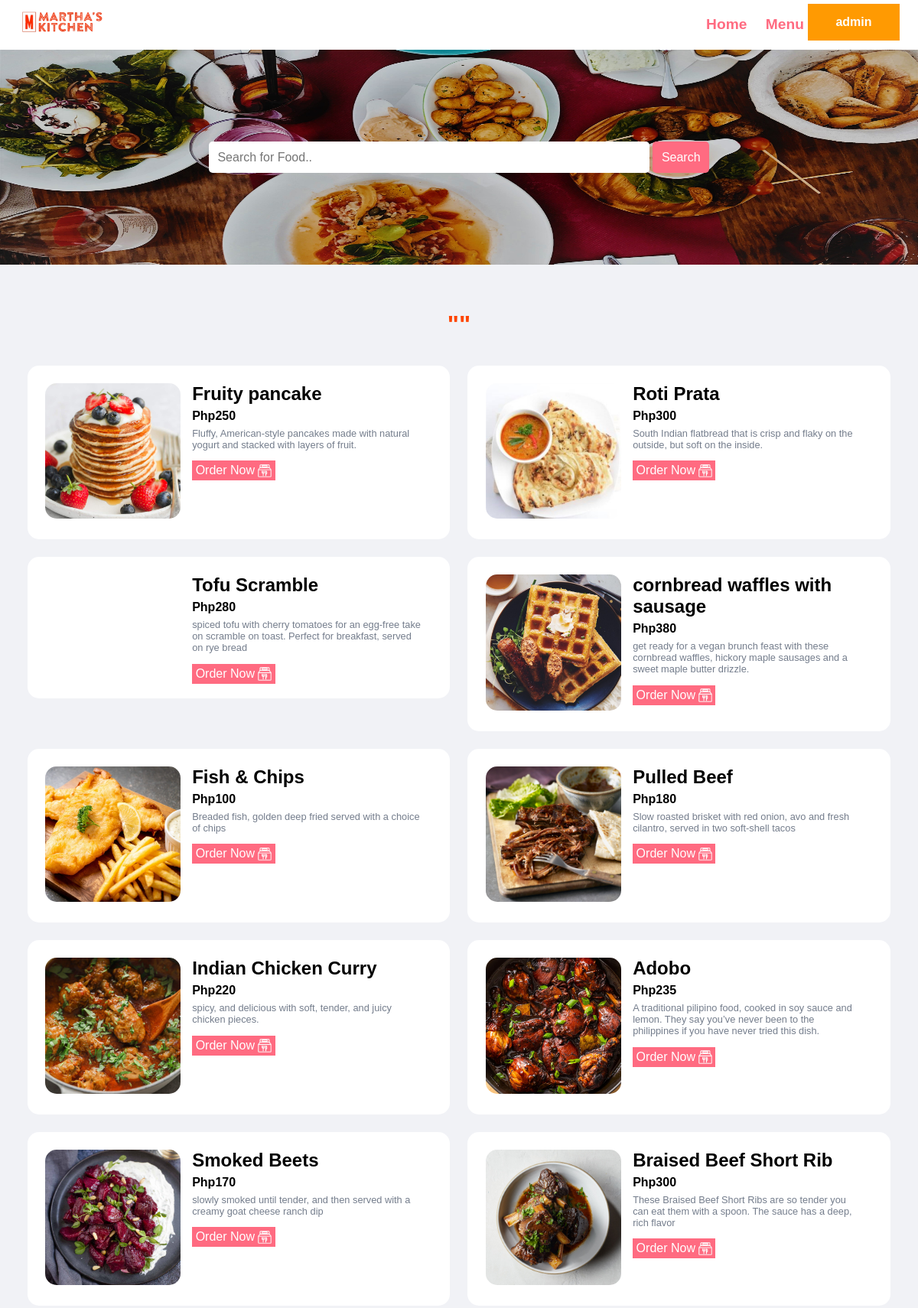
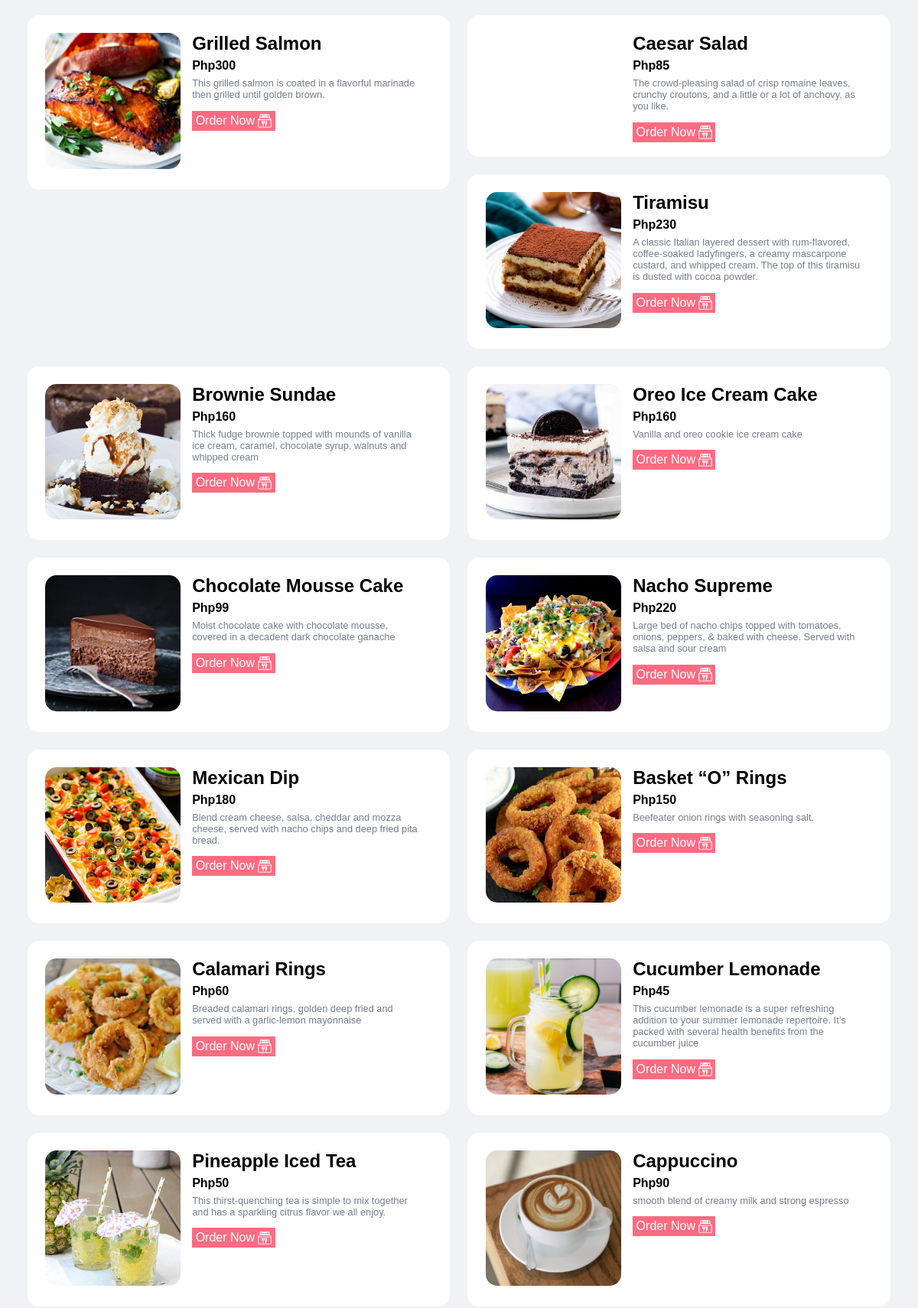
/FRONT/food-search.php (signed in, upper part), run on the app's committed database (2 pictures, top to bottom).
### tables this page shows
CREATE TABLE `tbl_menu` (
  `item_id` int(11) UNSIGNED NOT NULL,
  `food_category` varchar(50) NOT NULL,
  `category_id` int(11) NOT NULL,
  `food_category_id` int(11) NOT NULL,
  `food_name` varchar(50) NOT NULL,
  `food_image` varchar(50) NOT NULL,
  `description` text NOT NULL,
  `price` int(11) NOT NULL,
  `featured` varchar(11) NOT NULL,
  `active` varchar(11) NOT NULL
);

### FRONT/food-search.php (the view, shortened to what this page needs)
<?php include('subfiles/header.php'); ?>
<?php include('search-section.php'); ?>
    <section class="food-menu">
        <div class="container">
            <?php
                $search = mysqli_real_escape_string($conn, $_POST['search']);
            ?>
            <h2 class="text-center">"<?php echo $search; ?>"</a></h2>
            <?php
                $sql = "SELECT * FROM tbl_menu WHERE food_name LIKE '%$search%' OR description LIKE '%$search%' OR price LIKE '%$search%' OR food_category LIKE '%$search%'";
                $res = mysqli_query($conn, $sql);
                $count = mysqli_num_rows($res);
                if($count>0)
                {
                    while($row=mysqli_fetch_assoc($res))
                    {
                        $id = $row['item_id'];
                        $food_name = $row['food_name'];
                        $price = $row['price'];
                        $description = $row['description'];
                        $food_image = $row['food_image'];
                        ?>
                        <div class="food-menu-box">
                            <div class="food-menu-img">
                                <?php
                                    if($food_image=="")
                                    {
                                        echo "<div class='error'>Image not Available.</div>";
                                    }
                                    else
                                    {
                                        ?>
                                        <img src="<?php echo SITEURL; ?>subfiles/images/<?php echo $food_image; ?>" alt="" class="img-responsive img-curve">
                                        <?php
                                    }
                                ?>
                            </div>
                            <div class="food-menu-desc">
                                <h3><?php echo $food_name; ?></h3>
                                <p class="food-price">Php<?php echo $price; ?></p>
                                <p class="food-detail">
                                    <?php echo $description; ?>
                                </p><br>
                                <a href="<?php echo SITEURL; ?>btn-order-now.php?item_id=<?php echo $id; ?>" class="cart-btn btn-primary">Order Now <img class="fab-icon" src="subfiles/images/order-now.png" ></a>
                            </div>
                        </div>
                        <?php
                    }
                }
                else
                {
                    echo "<div class='error'>Searched Food 'NOT FOUND'</div>";
                }
            ?>
        </div>
    </section>
<?php include('subfiles/footer.php'); ?>

### FRONT/subfiles/css/style.css (style rules this page uses)
* { margin: 0 0; font-family: Arial, Helvetica, sans-serif; }
.container { width: 96%; margin: 0 auto; padding: 1%; }
.img-responsive { width: 100%; }
.img-curve { border-radius: 15px; }
.text-center { text-align: center; }
a { color: #ff6b81; text-decoration: none; }
.btn-primary { background-color: #ff6b81; color: white; cursor: pointer; }
h2 { color: #2f3542; font-size: 2rem; margin-bottom: 2%; }
h3 { font-size: 1.5rem; }
.food-menu { background: #f1f2f6; padding: 4% 0; }
.food-menu-box { width: 44%; margin: 1%; padding: 2%; float: left; background-color: white; border-radius: 15px; }
.food-menu-img { width: 35%; float: left; }
.food-menu-desc { width: 59%; float: left; margin-left: 3%; }
.food-price { font-size: 1rem; font-weight: bold; margin: 2% 0; }
.food-detail { font-size: .8rem; color: #747d8c; }
.cart-btn { padding: 1.5%; border: none; font-size: 1rem; border-radius: 0px; }
.fab-icon { height: 1.1rem; margin-bottom: -3.5px; }
h2.text-center { color: #ff4500; }

### data on the page
tbl_menu: food_image (picture), food_name "Fruity pancake", price "250", description "Fluffy, American-style pancakes made with natural yogurt and stacked with layers of fruit."
tbl_menu: food_image (picture), food_name "Roti Prata", price "300", description "South Indian flatbread that is crisp and flaky on the outside, but soft on the inside."
tbl_menu: food_name "Tofu Scramble", price "280", description "spiced tofu with cherry tomatoes for an egg-free take on scramble on toast. Perfect for breakfast, served on rye bread"
tbl_menu: food_image (picture), food_name "cornbread waffles with sausage", price "380", description "get ready for a vegan brunch feast with these cornbread waffles, hickory maple sausages and a sweet maple butter drizzle."
tbl_menu: food_image (picture), food_name "Fish & Chips", price "100", description "Breaded fish, golden deep fried served with a choice of chips"
tbl_menu: food_image (picture), food_name "Pulled Beef", price "180", description "Slow roasted brisket with red onion, avo and fresh cilantro, served in two soft-shell tacos"
tbl_menu: food_image (picture), food_name "Indian Chicken Curry", price "220", description "spicy, and delicious with soft, tender, and juicy chicken pieces."
tbl_menu: food_image (picture), food_name "Adobo", price "235", description "A traditional pilipino food, cooked in soy sauce and lemon. They say you’ve never been to the philippines if you have never tried this dish."
tbl_menu: food_image (picture), food_name "Smoked Beets", price "170", description "slowly smoked until tender, and then served with a creamy goat cheese ranch dip"
tbl_menu: food_image (picture), food_name "Braised Beef Short Rib", price "300", description "These Braised Beef Short Ribs are so tender you can eat them with a spoon. The sauce has a deep, rich flavor"
tbl_menu: food_image (picture), food_name "Grilled Salmon", price "300", description "This grilled salmon is coated in a flavorful marinade then grilled until golden brown."
tbl_menu: food_name "Caesar Salad", price "85", description "The crowd-pleasing salad of crisp romaine leaves, crunchy croutons, and a little or a lot of anchovy, as you like."
tbl_menu: food_image (picture), food_name "Tiramisu", price "230", description "A classic Italian layered dessert with rum-flavored, coffee-soaked ladyfingers, a creamy mascarpone custard, and whipped cream. The top of this tiramisu is dusted with cocoa powder."
tbl_menu: food_image (picture), food_name "Brownie Sundae", price "160", description "Thick fudge brownie topped with mounds of vanilla ice cream, caramel, chocolate syrup, walnuts and whipped cream"
tbl_menu: food_image (picture), food_name "Oreo Ice Cream Cake", price "160", description "Vanilla and oreo cookie ice cream cake"
tbl_menu: food_image (picture), food_name "Chocolate Mousse Cake", price "99", description "Moist chocolate cake with chocolate mousse, covered in a decadent dark chocolate ganache"
tbl_menu: food_image (picture), food_name "Nacho Supreme", price "220", description "Large bed of nacho chips topped with tomatoes, onions, peppers, & baked with cheese. Served with salsa and sour cream"
tbl_menu: food_image (picture), food_name "Mexican Dip", price "180", description "Blend cream cheese, salsa, cheddar and mozza cheese, served with nacho chips and deep fried pita bread."
tbl_menu: food_image (picture), food_name "Basket “O” Rings", price "150", description "Beefeater onion rings with seasoning salt."
tbl_menu: food_image (picture), food_name "Calamari Rings", price "60", description "Breaded calamari rings, golden deep fried and served with a garlic-lemon mayonnaise"
tbl_menu: food_image (picture), food_name "Cucumber Lemonade", price "45", description "This cucumber lemonade is a super refreshing addition to your summer lemonade repertoire. It’s packed with several health benefits from the cucumber juice"
tbl_menu: food_image (picture), food_name "Pineapple Iced Tea", price "50", description "This thirst-quenching tea is simple to mix together and has a sparkling citrus flavor we all enjoy."
tbl_menu: food_image (picture), food_name "Cappuccino", price "90", description "smooth blend of creamy milk and strong espresso"

### other printed values
$_SESSION['user'] "admin"
